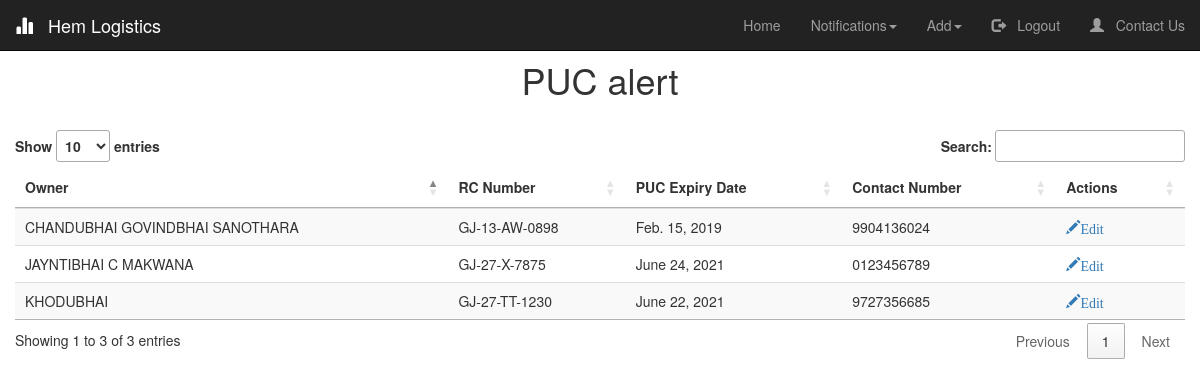
Screenshot of /PUC_Notifications/ (signed in) with the database file from the repository.
### logistics/models.py (models this page shows, shortened)
class Vehicle(models.Model):
    Owner  = models.CharField(max_length=50, verbose_name="Owner's Name")
    RC_number = models.CharField(unique =True, verbose_name="RC Number", max_length=13, validators=[MinLengthValidator(12,message = "Invalid RC Number"), RegexValidator('([A-Z]{2})+-([0-9]{1})+-[A-Z]+-[0-9]{4}',message = "Use proper formatting")])
    PAN_number = models.CharField(verbose_name="PAN Number", max_length=10, validators=[MinLengthValidator(10,message = "Invalid PAN Number")])
    Type = models.CharField(verbose_name="Type of Vehicle", choices=TYPE_CHOICES, max_length=10)
    Other = models.CharField(blank = True,verbose_name='',max_length=10)
    Insurance_policy_number = models.CharField(max_length=25)
    PUC_expiry_date = models.DateField()
    Insurance_expiry_date = models.DateField(validators=[date_validate])#,input_formats = ['%d/%m/%Y'])
    Safety_equipments = models.BooleanField(default=False)
    GPS = models.BooleanField(default=False)
    Contact_number = models.CharField(max_length=10,validators=[MinLengthValidator(10,message = "Invalid Contact Number"),RegexValidator('([0-9]{10})',message="Should be numeric values only")])
    Notifications = models.BooleanField(verbose_name="Notifications Needed", default=True)
    Insurance_expired = models.BooleanField(default=False)
    PUC_expired = models.BooleanField(default=False)
    Available = models.BooleanField(default=True)
    def save(self, *args, **kwargs):
        if(self.Other):
            self.Other = self.Other.upper()
        self.Owner = self.Owner.upper()
        super(Vehicle, self).save(*args, **kwargs)

### logistics/views.py (the view)
# urls.py: path('PUC_Notifications/', logistics_view.PUC_notifications, name ='PUC_Notifications'),
def PUC_notifications(request):
	check_expiry_PUC()
	PUC = Vehicle.objects.filter(PUC_expired=True)
	return render(request,'PUC_notifications.html',{'title':'Notifications', 'PUC':PUC})

### logistics/helper_functions.py (called while the page is built)
def check_expiry_PUC():
    vehicles = Vehicle.objects.all()
    for vehicle in vehicles:
        if (vehicle.PUC_expiry_date - now().date())<timedelta(days=15):
            vehicle.PUC_expired=True
        else:
            vehicle.PUC_expired=False
        vehicle.save()

### logistics/templates/PUC_notifications.html (shortened to what this page needs)
{% extends "index.html" %}
{% load crispy_forms_tags %}
{% block start %}
<link rel="stylesheet" type="text/css" href="https://cdn.datatables.net/1.10.24/css/jquery.dataTables.css">
<h1 style="text-align: center; padding-top: 20px;"> PUC alert</h1>
<table id = "puc_table" class="table table-striped">
    <thead class="thead-dark">
    <tr>
        <th >Owner</th>
        <th>RC Number</th>
        <th>PUC Expiry Date</th>
        <th>Contact Number</th>
        {% if user.is_authenticated %}
        <th>Actions</th>
        {% endif %}
    </tr>
    </thead>
    <tbody>
{% for x in PUC %}
    <tr>
        <td>{{ x.Owner }}</td>
        <td id="{{ x.id }}">{{ x.RC_number }}</td>
        <td>{{ x.PUC_expiry_date }}</td>
        <td>{{ x.Contact_number }}</td>
        {% if user.is_authenticated %}
        <td>
            <a href="/edit_vehicle/{{ x.id }}"><span class="glyphicon glyphicon-pencil" >Edit</span></a>
        </td>
        {% endif %}
    </tr>
{% endfor %}
    </tbody>
</table>
{% endblock start %}

### logistics/static/index.css (style rules this page uses)
* { margin: auto; position: relative; box-sizing: border-box; }

### rows the page displays
Vehicle: Owner "KHODUBHAI", RC_number "GJ-27-TT-1230", PUC_expiry_date "June 22, 2021", Contact_number "9727356685"
Vehicle: Owner "JAYNTIBHAI C MAKWANA", RC_number "GJ-27-X-7875", PUC_expiry_date "June 24, 2021", Contact_number "0123456789"
Vehicle: Owner "CHANDUBHAI GOVINDBHAI SANOTHARA", RC_number "GJ-13-AW-0898", PUC_expiry_date "Feb. 15, 2019", Contact_number "9904136024"
